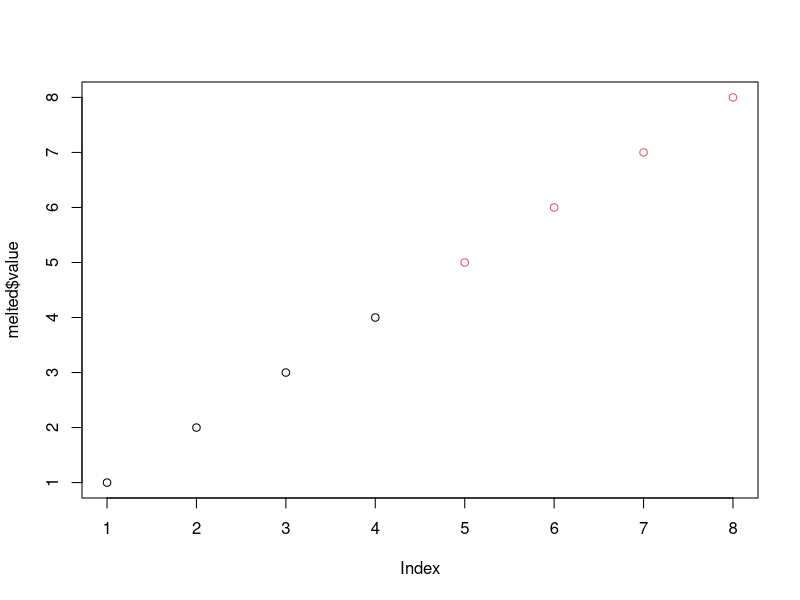

Write R code to recreate this figure.
A <- data.frame(x=c(1,2,3,4),y=c(5,6,7,8))
B <- data.frame(x=c(1,2,3,7,10,22),z=c(9,10,11,12,32,12))
merge(A,B,all=T)

head(A)

library(reshape2)
melted <- melt(A)
plot(melted$value, col=melted$variable)

 